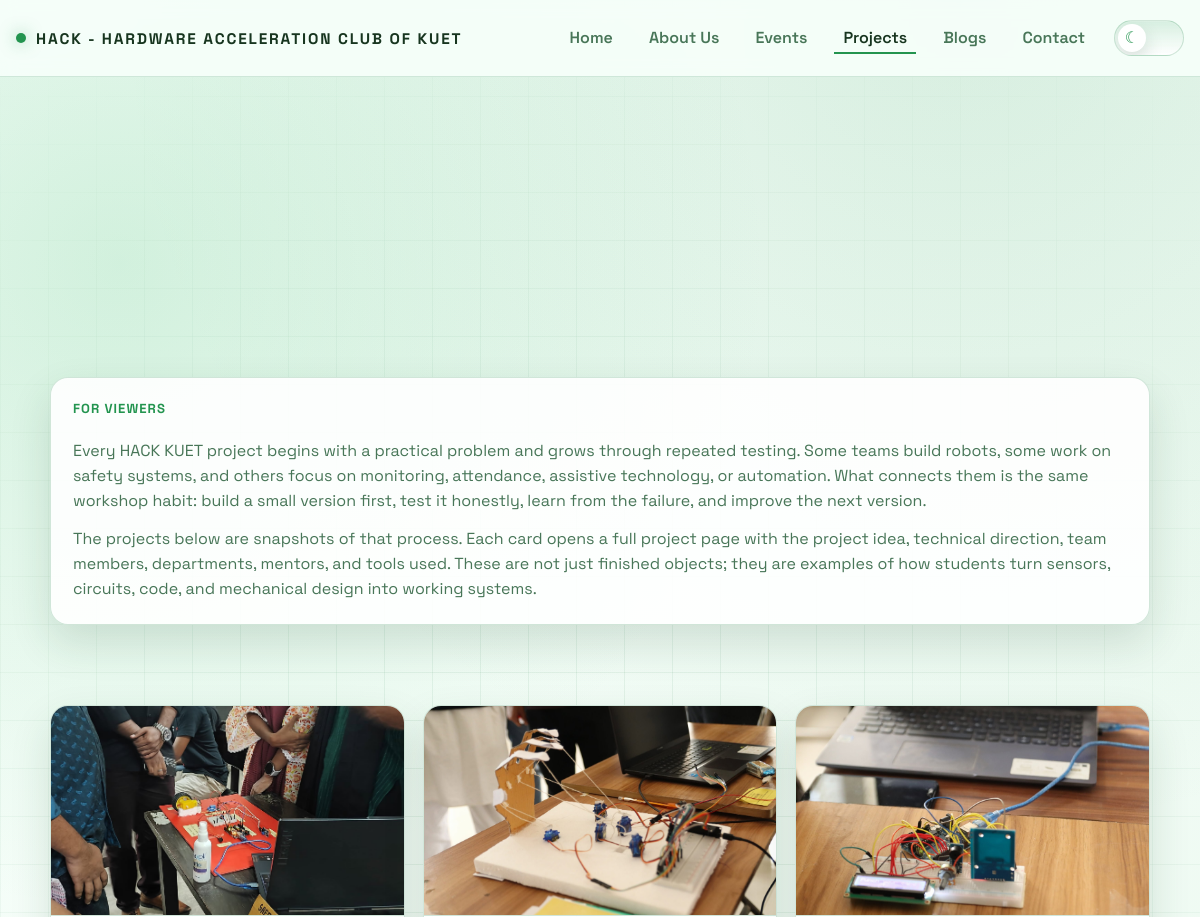
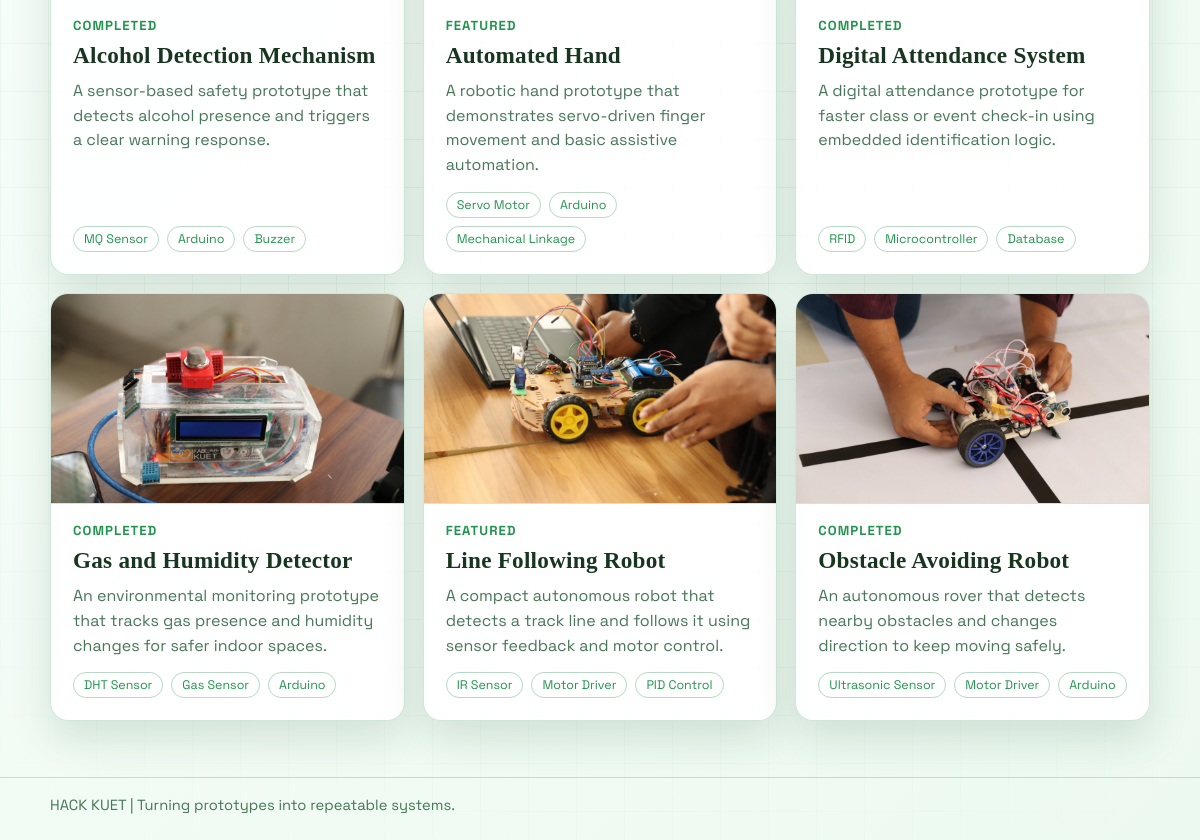
/project.php, run on the app's committed database (2 pictures, top to bottom).
### tables this page shows
CREATE TABLE IF NOT EXISTS `projects` (
  `id`               INT UNSIGNED NOT NULL AUTO_INCREMENT,
  `title`            VARCHAR(200) NOT NULL,
  `slug`             VARCHAR(220) NOT NULL,
  `description`      TEXT         NOT NULL,
  `full_description` LONGTEXT     NULL DEFAULT NULL,
  `cover_image`      VARCHAR(255) NULL DEFAULT NULL,
  `team_members`     VARCHAR(500) NULL DEFAULT NULL,
  `mentors`          VARCHAR(500) NULL DEFAULT NULL,
  `technologies`     VARCHAR(500) NULL DEFAULT NULL,
  `github_link`      VARCHAR(500) NULL DEFAULT NULL,
  `project_status`   ENUM('ongoing','completed','featured') NOT NULL DEFAULT 'ongoing',
  `display_order`    INT          NOT NULL DEFAULT 0,
  `created_at`       TIMESTAMP    NOT NULL DEFAULT CURRENT_TIMESTAMP,
  `updated_at`       TIMESTAMP    NOT NULL DEFAULT CURRENT_TIMESTAMP ON UPDATE CURRENT_TIMESTAMP,
  `created_by`       INT UNSIGNED NULL DEFAULT NULL,
  PRIMARY KEY (`id`),
  UNIQUE KEY `uq_project_slug` (`slug`),
  CONSTRAINT `fk_project_admin` FOREIGN KEY (`created_by`) REFERENCES `admins` (`id`) ON DELETE SET NULL
);

### project.php (the view, shortened to what this page needs)
<?php
require_once __DIR__ . '/public-data.php';
$projects = public_rows("SELECT * FROM projects ORDER BY display_order ASC, created_at DESC");
?>
    <main class="container">
        <section class="section">
            <article class="card project-intro">
                <span class="meta">For Viewers</span>
                <p>Every HACK KUET project begins with a practical problem and grows through repeated testing. Some teams build robots, some work on safety systems, and others focus on monitoring, attendance, assistive technology, or automation. What connects them is the same workshop habit: build a small version first, test it honestly, learn from the failure, and improve the next version.</p>
                <p>The projects below are snapshots of that process. Each card opens a full project page with the project idea, technical direction, team members, departments, mentors, and tools used. These are not just finished objects; they are examples of how students turn sensors, circuits, code, and mechanical design into working systems.</p>
            </article>
        </section>
        <section class="section">
            <div class="grid three">
                <?php foreach ($projects as $project): ?>
                    <a class="card-link project-card-link" href="project-detail.php?slug=<?= urlencode($project['slug']) ?>">
                        <article class="card project-card">
                            <?php if (!empty($project['cover_image'])): ?>
                                <img class="project-thumb" src="<?= public_h($project['cover_image']) ?>" alt="<?= public_h($project['title']) ?> thumbnail" onerror="this.remove()">
                            <?php endif; ?>
                            <span class="meta"><?= public_h(ucfirst(str_replace('_', ' ', $project['project_status']))) ?></span>
                            <h3><?= public_h($project['title']) ?></h3>
                            <p><?= public_h($project['description']) ?></p>
                            <?php $chips = public_chips($project['technologies'] ?? ''); ?>
                            <?php if (!empty($chips)): ?>
                                <div class="chips">
                                    <?php foreach (array_slice($chips, 0, 3) as $chip): ?>
                                        <span class="chip"><?= public_h($chip) ?></span>
                                    <?php endforeach; ?>
                                </div>
                            <?php endif; ?>
                        </article>
                    </a>
                <?php endforeach; ?>
            </div>
        </section>
    </main>

### style.css (style rules this page uses)
:root { --bg-1: #f8fffb; --bg-2: #ecf9f0; --panel: rgba(255, 255, 255, 0.9); --panel-border: rgba(52, 140, 89, 0.22); --text: #17351f; --muted: #487658; --accent: #23944f; --accent-2: #5eb87c; --shadow: 0 18px 42px rgba(26, 74, 42, 0.14); --bg-glow-1: rgba(92, 196, 130, 0.24); --bg-glow-2: rgba(54, 157, 93, 0.15); --grid-line: rgba(42, 128, 76, 0.08); --header-bg: rgba(248, 255, 251, 0.88); --header-border: rgba(52, 140, 89, 0.2); --chip-border: rgba(52, 140, 89, 0.34); --timeline-border: rgba(52, 140, 89, 0.34); --input-border: rgba(52, 140, 89, 0.3); --input-bg: rgba(255, 255, 255, 0.96); --nav-hover-border: rgba(52, 140, 89, 0.48); --footer-border: rgba(52, 140, 89, 0.26); --btn-text: #ffffff; --focus-ring: rgba(35, 148, 79, 0.28); --brand-glow: rgba(35, 148, 79, 0.5); --toggle-track: rgba(35, 148, 79, 0.14); --toggle-track-hover: rgba(35, 148, 79, 0.22); --toggle-thumb: #ffffff; --toggle-thumb-shadow: 0 8px 18px rgba(26, 74, 42, 0.18); }
* { box-sizing: border-box; }
body { margin: 0; min-height: 100vh; color: var(--text); font-family: "Space Grotesk", "Segoe UI", sans-serif; background: radial-gradient(circle at 10% 15%, var(--bg-glow-1), transparent 35%), radial-gradient(circle at 80% 0%, var(--bg-glow-2), transparent 42%), linear-gradient(130deg, var(--bg-1), var(--bg-2)); overflow-x: hidden; transition: background 260ms ease, color 220ms ease; }
html, body { max-width: 100%; }
body::before { content: ""; position: fixed; inset: 0; pointer-events: none; background-image: linear-gradient(var(--grid-line) 1px, transparent 1px), linear-gradient(90deg, var(--grid-line) 1px, transparent 1px); background-size: 48px 48px; mask-image: radial-gradient(circle at center, black 30%, transparent 95%); }
.container { width: min(1100px, calc(100% - 32px)); margin: 0 auto; }
h1, h2, h3 { margin: 0; font-family: Georgia, serif; letter-spacing: 0.01em; }
.section { padding: 24px 0 56px; }
.grid { display: grid; gap: 18px; }
.grid.three { grid-template-columns: repeat(3, minmax(0, 1fr)); }
.card { background: var(--panel); border: 1px solid var(--panel-border); border-radius: 18px; padding: 22px; box-shadow: var(--shadow); animation: riseIn 700ms ease both; }
.card-link { display: block; color: inherit; text-decoration: none; height: 100%; }
.card-link .card { height: 100%; transition: transform 180ms ease, border-color 180ms ease, box-shadow 180ms ease; }
.card h3 { margin-bottom: 10px; font-size: 1.45rem; }
.card p { margin: 0; color: var(--muted); line-height: 1.55; }
.project-intro, .project-detail-card, .project-content { display: grid; gap: 14px; }
.project-intro p, .project-content p { margin: 0; }
.project-card { display: flex; min-height: 100%; flex-direction: column; overflow: hidden; padding: 0; }
.project-thumb { display: block; width: 100%; height: 210px; flex: 0 0 210px; object-fit: cover; object-position: center; border-bottom: 1px solid var(--panel-border); }
.project-card .meta, .project-card h3, .project-card p, .project-card .chips { margin-left: 22px; margin-right: 22px; }
.project-card .meta { margin-top: 18px; }
.project-card .chips { margin-top: auto; margin-bottom: 22px; padding-top: 14px; }
.js-reveal { opacity: 0; transform: translateY(20px); transition: opacity 420ms ease, transform 420ms ease; }
.chips { margin-top: 14px; display: flex; flex-wrap: wrap; gap: 8px; }
.chip { border: 1px solid var(--chip-border); border-radius: 999px; padding: 4px 10px; font-size: 0.78rem; color: var(--accent); }
.meta { display: inline-block; margin-bottom: 8px; color: var(--accent); font-size: 0.82rem; font-weight: 700; letter-spacing: 0.08em; text-transform: uppercase; }

### data on the page
projects: cover_image (picture), project_status "COMPLETED", title "Alcohol Detection Mechanism", description "A sensor-based safety prototype that detects alcohol presence and triggers a clear warning response.", technologies "MQ Sensor", technologies "Arduino", technologies "Buzzer"
projects: cover_image (picture), project_status "FEATURED", title "Automated Hand", description "A robotic hand prototype that demonstrates servo-driven finger movement and basic assistive automation.", technologies "Servo Motor", technologies "Arduino", technologies "Mechanical Linkage"
projects: cover_image (picture), project_status "COMPLETED", title "Digital Attendance System", description "A digital attendance prototype for faster class or event check-in using embedded identification logic.", technologies "RFID", technologies "Microcontroller", technologies "Database"
projects: cover_image (picture), project_status "COMPLETED", title "Gas and Humidity Detector", description "An environmental monitoring prototype that tracks gas presence and humidity changes for safer indoor spaces.", technologies "DHT Sensor", technologies "Gas Sensor", technologies "Arduino"
projects: cover_image (picture), project_status "FEATURED", title "Line Following Robot", description "A compact autonomous robot that detects a track line and follows it using sensor feedback and motor control.", technologies "IR Sensor", technologies "Motor Driver", technologies "PID Control"
projects: cover_image (picture), project_status "COMPLETED", title "Obstacle Avoiding Robot", description "An autonomous rover that detects nearby obstacles and changes direction to keep moving safely.", technologies "Ultrasonic Sensor", technologies "Motor Driver", technologies "Arduino"

### other printed values
public_h($label) "Home"
public_h($label) "About Us"
public_h($label) "Events"
public_h($label) "Projects"
public_h($label) "Blogs"
public_h($label) "Contact"
public_h($text) "HACK KUET | Turning prototypes into repeatable systems."
